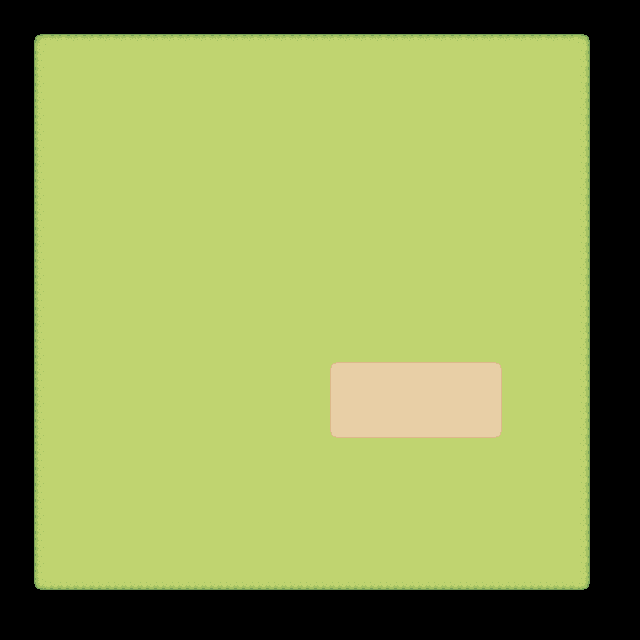

Rendered tile map (Tiled .tmx) drawn with the repository's tilesets; below, a short description and the map source with its tile grids summarised:
An orthogonal 40x40 tile map with 16x16 px tiles, 2 tile layers (ground, farm), 9 tilesets and 5 objects.

<map version="1.10" tiledversion="1.12.2" orientation="orthogonal" renderorder="right-down" width="40" height="40" tilewidth="16" tileheight="16" infinite="0" nextlayerid="6" nextobjectid="8">
 <tileset firstgid="1" source="../tilesets/bridge_wood.tsx" />
 <tileset firstgid="16" source="../tilesets/fences.tsx" />
 <tileset firstgid="32" source="../tilesets/grass.tsx" />
 <tileset firstgid="109" source="../tilesets/grass_biome_props.tsx" />
 <tileset firstgid="154" source="../tilesets/house_wooden.tsx" />
 <tileset firstgid="189" source="../tilesets/paths.tsx" />
 <tileset firstgid="205" source="../tilesets/tilled_dirt.tsx" />
 <tileset firstgid="282" source="../tilesets/trees_stumps_bushes.tsx" />
 <tileset firstgid="378" source="../tilesets/water.tsx" />
 <layer id="2" name="ground" width="40" height="40">
  <data>[1600 cells, 1225 non-empty, 9 distinct tile ids]</data>
 </layer>
 <layer id="3" name="farm" width="40" height="40">
  <data>[1600 cells, 72 non-empty, 9 distinct tile ids]</data>
 </layer>
 <objectgroup id="4" name="collision">
  <object id="1" x="4" y="4" width="636" height="28" />
  <object id="3" x="590" y="36" width="48" height="600" />
  <object id="5" x="4" y="592" width="582" height="44" />
  <object id="6" x="4" y="40" width="26" height="548" />
 </objectgroup>
 <objectgroup id="5" name="spawns">
  <object id="7" x="200" y="328" />
 </objectgroup>
</map>
